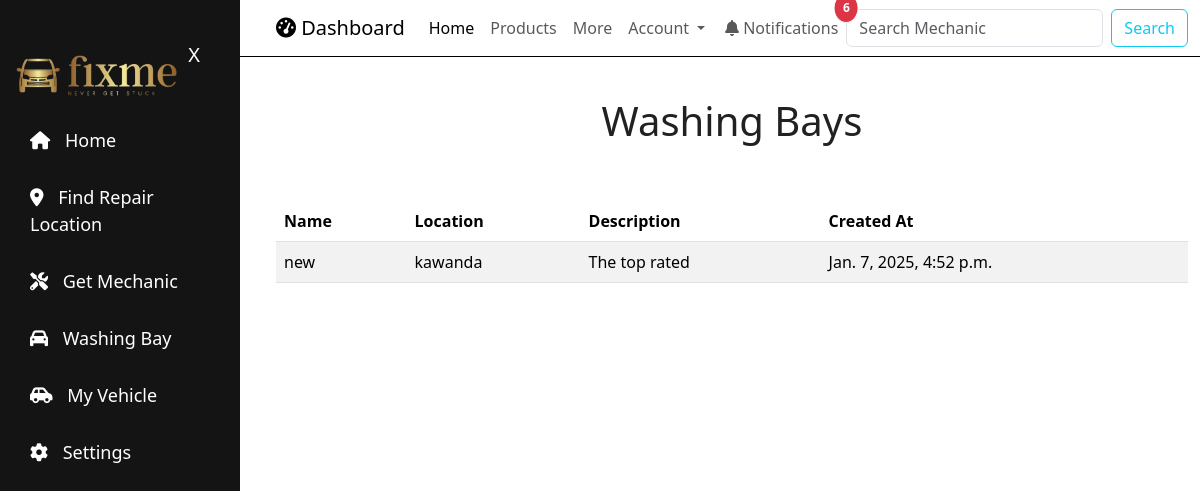
The page /washingbay/ (signed in) on the database its author committed.
### fixmeApp/models.py (models this page shows)
class WashingBay(models.Model):
    name = models.CharField(max_length=20)
    location = models.CharField(max_length=30)
    description = models.CharField(max_length=100, null=True, blank=True)
    created_at = models.DateTimeField(auto_now_add=True)

### fixmeApp/views.py (the view)
# urls.py: path('washingbay/', views.washingbay, name="washingbay"),
@login_required
def washingbay(request):
    washingbay = WashingBay.objects.all()
    return render(request, 'washingbay.html', {
        'washingbay': washingbay,
        'washingbay_count': washingbay.count(),
        'washingbay_created_at': washingbay.first().created_at if washingbay.exists() else None
    })

### fixmeApp/views.py (called while the page is built)
def message_count_processor(request):
    if request.user.is_authenticated:
        return {
            'message_count': Message.objects.filter(user=request.user, read=False).count()
        }
    return {
        'message_count': 0
    }

### fixmeApp/templates/washingbay.html
{% extends 'base.html' %}
{% block content %}
{% load static %}
   <br>
    <center><h1>Washing Bays</h1></center>
    <br><br>
    <table class="table table-striped">
        <thead>
            <tr>
                <th>Name</th>
                <th>Location</th>
                <th>Description</th>
                <th>Created At</th>
            </tr>
        </thead>
        <tbody>
            {% for bay in washingbay %}
                <tr>
                    <td>{{ bay.name }}</td>
                    <td>{{ bay.location }}</td>
                    <td>{{ bay.description }}</td>
                    <td>{{ bay.created_at }}</td>
                </tr>
            {% endfor %}
        </tbody>
    </table>
{% endblock %}

### fixmeApp/static/css/nav.css (style rules this page uses)
* { margin: 0; padding: 0; box-sizing: border-box; line-height: 1.5; }
body { font-family: Arial, sans-serif; background-color: #fff; width: 100vw; }

### rows shown on the page
WashingBay: name "new", location "kawanda", description "The top rated", created_at "Jan. 7, 2025, 4:52 p.m."

### other values the page prints
{{ message_count }} "6"
